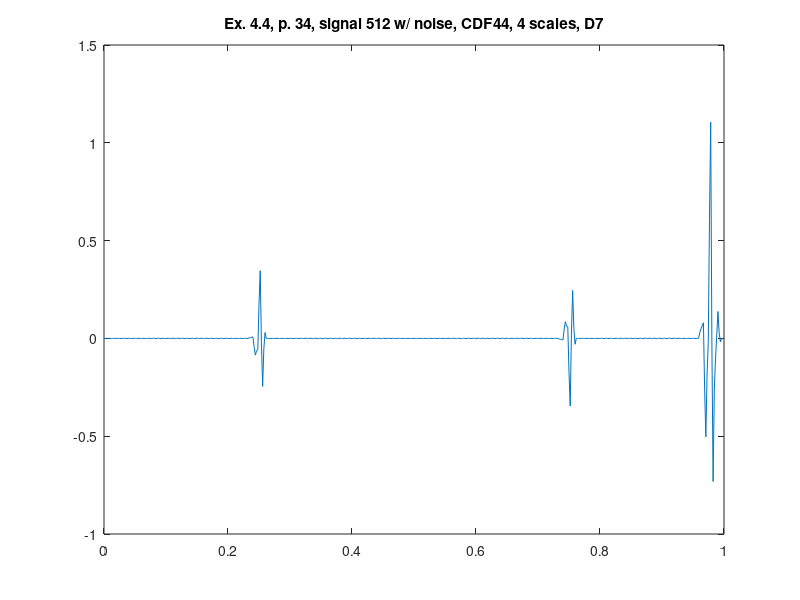

Recreate this plot in MATLAB.
%% ========================================================================
%% Programmatic octave notes on "Ripples in Mathematics" by A. Jensen
%% and A. la Cour-Harbo written with a deep gratitude to the authors for
%% this wonderful text. 
%% 
%% Reconstruction of graphs in ex 4.4, p.34, CDF44, 4 scales, D7.
%%
%% Author: Vladimir Kulyukin
%% 
%% NB: I have tested this code in Octave 4.
%% =========================================================================
t = (1.0/512)*[0:511];

%%y_ex_4_3_chirp_512_p33 = arrayfun(@(x) sin(x*x), t);

y_ex_4_4_512_with_noise_cdf44_d7_p34 = [
1.1344789732962117E-5
-2.7513295059408495E-5
-3.003742259384869E-5
-4.229720463337826E-5
4.887089082395685E-5
1.1232557003114196E-4
-6.71607581664881E-5
-1.8155123962159455E-4
8.592633852095182E-5
2.510826784790672E-4
-1.0363729892420475E-4
-3.190568369264269E-4
1.2215426860587102E-4
3.874217234775658E-4
-1.391157558393719E-4
-4.534897424774872E-4
1.5720578630778887E-4
5.200296854927173E-4
-1.7325445197738737E-4
-5.835552939057573E-4
1.9074332635010983E-4
6.476294773593683E-4
-2.0572461303235127E-4
-7.080008888499195E-4
2.224439038888077E-4
7.689922433288204E-4
-2.3621353360330503E-4
-8.256280482018456E-4
2.520022250328567E-4
8.829491936211292E-4
-2.6442758871817346E-4
-9.353039581153473E-4
2.791336269913001E-4
9.884028605095221E-4
-2.9009506160290375E-4
-0.0010359723796229876
3.0357681953202575E-4
0.0010843376675355228
-3.129687604623051E-4
-0.0011266638207949227
3.2509640134862104E-4
0.0011698297100638563
-3.328283990722694E-4
-0.0012065048734753749
3.434851271043236E-4
0.0012440556529899939
-3.4948271825668034E-4
-0.0012747266246814649
3.5856590331806003E-4
0.001306300659907987
-3.6277132781765764E-4
-0.0013306720616556294
3.7019349387089627E-4
0.0013559652773748009
-3.725662511807652E-4
-0.0013738023992568744
3.782559187093423E-4
0.0013925712079744385
-3.787731578794855E-4
-0.0014037022687563082
3.82675532274701E-4
0.001415765916583973
-3.813322720093569E-4
-0.0014200837180656431
3.834097712726295E-4
0.0014253260254804814
-3.8021894790243296E-4
-0.0014227889848734683
3.8045156458026364E-4
0.0014211594655895395
-3.7544390747840713E-4
-0.0014117920159816423
3.738294013449744E-4
0.001403306363160244
-3.6705313698676964E-4
-0.0013871987182117777
3.6360705661857816E-4
0.001371938653327975
-3.551274441343241E-4
-0.0013492459384653618
3.4988297716932634E-4
0.0013273584242864856
-3.397816798624424E-4
-0.0012982991827588338
3.3278933338430557E-4
0.0012699950080110281
-3.2116363226993483E-4
-0.0012348490961997147
3.1249074639770445E-4
0.0012004008455586044
-2.9945260333280344E-4
-0.0011595067378071232
2.891827026985514E-4
0.0011192461667577933
-2.7485768212810285E-4
-0.001072997695678649
2.630896714889536E-4
0.001027312535528738
-2.476157311919756E-4
-9.76155099180403E-4
2.3446294292342603E-4
9.254853229962075E-4
-2.179891054039517E-4
-8.699115954563145E-4
2.0357820804709967E-4
8.147451808815122E-4
-1.8626312536600126E-4
-7.552903675260927E-4
1.7073290374031524E-4
6.961585972903573E-4
-1.5274332960895598E-4
-6.33395280473078E-4
1.362433482382128E-4
5.708676258480315E-4
-1.1775253208971178E-4
-5.054002506197335E-4
1.0044169481428575E-4
4.400788871004728E-4
-8.162771331641476E-5
-3.725379400729531E-4
0.0029232462000284135
0.005257978481032948
0.0062353424225627665
0.0075764121144864085
-0.046082489030916995
-0.0850041924067233
-0.06362919971672372
-0.05841065804382165
0.17431261240188264
0.34607617449865297
-0.021875021775010536
-0.2452100844001578
-0.05187679742375825
0.02981054176529813
6.716075816654398E-5
1.815512396219168E-4
-8.592633852098417E-5
-2.510826784792878E-4
1.0363729892418442E-4
3.190568369265027E-4
-1.2215426860576496E-4
-3.874217234774119E-4
1.3911575583936932E-4
4.5348974247738297E-4
-1.5720578630781177E-4
-5.200296854927077E-4
1.732544519774356E-4
5.835552939058426E-4
-1.9074332635020088E-4
-6.476294773595786E-4
2.057246130324122E-4
7.08000888850147E-4
-2.2244390388889647E-4
-7.68992243329096E-4
2.3621353360330505E-4
8.256280482019973E-4
-2.520022250327553E-4
-8.829491936210241E-4
2.644275887182256E-4
9.353039581153617E-4
-2.7913362699147684E-4
-9.88402860509849E-4
2.900950616028846E-4
0.0010359723796231537
-3.035768195318755E-4
-0.0010843376675353346
3.1296876046230766E-4
0.0011266638207947995
-3.2509640134866603E-4
-0.0011698297100638778
3.3282839907232783E-4
0.001206504873475498
-3.4348512710442224E-4
-0.0012440556529902376
3.4948271825675716E-4
0.0012747266246817372
-3.5856590331816645E-4
-0.0013063006599083184
3.627713278176854E-4
0.0013306720616558599
-3.701934938708892E-4
-0.0013559652773749032
3.7256625118072694E-4
0.0013738023992568536
-3.782559187092129E-4
-0.0013925712079741947
3.787731578795102E-4
0.001403702268756203
-3.8267553227480167E-4
-0.0014157659165841053
3.813322720094364E-4
0.0014200837180658689
-3.83409771272756E-4
-0.0014253260254808268
3.802189479024888E-4
0.001422788984873759
-3.8045156458030673E-4
-0.001421159465589764
3.754439074783983E-4
0.0014117920159817424
-3.7382940134488506E-4
-0.0014033063631601335
3.670531369867877E-4
0.0013871987182117337
-3.636070566186657E-4
-0.0013719386533281109
3.5512744413431516E-4
0.0013492459384654332
-3.4988297716925554E-4
-0.0013273584242863936
3.39781679862452E-4
0.001298299182758789
-3.327893333843341E-4
-0.0012699950080110592
3.2116363226999327E-4
0.001234849096199838
-3.1249074639784377E-4
-0.0012004008455589186
2.994526033327907E-4
0.0011595067378072843
-2.891827026984308E-4
-0.0011192461667576558
2.748576821280927E-4
0.0010729976956785354
-2.6308967148893253E-4
-0.001027312535528646
2.4761573119207463E-4
9.761550991805261E-4
-2.3446294292366743E-4
-9.254853229967093E-4
2.179891054040152E-4
8.69911595456722E-4
-2.0357820804710357E-4
-8.147451808817251E-4
1.862631253660038E-4
7.552903675261971E-4
-1.7073290374028721E-4
-6.961585972903577E-4
1.5274332960891918E-4
6.333952804730069E-4
-1.3624334823809754E-4
-5.708676258477888E-4
1.1775253208977273E-4
5.054002506196957E-4
-1.0044169481446643E-4
-4.4007888710078443E-4
8.162771331651126E-5
3.725379400733133E-4
-6.367273296263332E-5
-3.0505194809932163E-4
4.471677504165958E-5
2.360878855138161E-4
-2.62905678850447E-5
-1.6708719207869226E-4
7.375189778581254E-6
9.736417555787204E-5
1.1344789732738514E-5
-2.7513295059872577E-5
-3.003742259373948E-5
-4.229720463291381E-5
4.887089082385247E-5
1.1232557003071635E-4
-6.716075816643222E-5
-1.8155123962127224E-4
8.592633852094376E-5
2.5108267847888876E-4
-1.0363729892417172E-4
-3.190568369262847E-4
1.221542686058257E-4
3.874217234774125E-4
-1.391157558393871E-4
-4.5348974247743035E-4
1.5720578630790052E-4
5.200296854928882E-4
-1.732544519773188E-4
-5.835552939057478E-4
1.907433263499406E-4
6.476294773590524E-4
-2.0572461303222683E-4
-7.080008888495121E-4
2.2244390388860208E-4
7.689922433282418E-4
-2.3621353360329486E-4
-8.256280482015043E-4
2.520022250329728E-4
8.829491936211693E-4
-2.6442758871822686E-4
-9.353039581154896E-4
2.7913362699144855E-4
9.884028605098595E-4
-2.9009506160281235E-4
-0.0010359723796230257
3.0357681953172163E-4
0.0010843376675349894
-3.1296876046225426E-4
-0.0011266638207945057
3.250964013486588E-4
0.0011698297100637147
-3.328283990722797E-4
-0.001206504873475337
3.4348512710438874E-4
0.0012440556529900919
-3.49482718256655E-4
-0.0012747266246814837
3.585659033179763E-4
0.0013063006599078441
-3.627713278176323E-4
-0.0013306720616554969
3.701934938709018E-4
0.001355965277374742
-3.725662511807145E-4
-0.0013738023992567608
3.7825591870921556E-4
0.0013925712079741529
-3.787731578795159E-4
-0.0014037022687561943
3.826755322748201E-4
0.0014157659165841348
-3.813322720094482E-4
-0.001420083718065908
3.8340977127278986E-4
0.0014253260254809066
-3.802189479024584E-4
-0.0014227889848737526
3.804515645802105E-4
0.0014211594655895862
-3.7544390747839185E-4
-0.001411792015981623
3.7382940134497673E-4
0.0014033063631602352
-3.6705313698667303E-4
-0.0013871987182116068
3.6360705661839634E-4
0.0013719386533275549
-3.551274441342022E-4
-0.0013492459384649071
3.498829771691211E-4
0.001327358424285886
-3.3978167986250347E-4
-0.0012982991827586066
3.327893333846758E-4
0.0012699950080115804
-3.211636322698282E-4
-0.0012348490961998854
3.124907463972996E-4
0.0012004008455579539
-2.9945260333271204E-4
-0.0011595067378065544
2.891827026985451E-4
0.001119246166757494
-2.7485768212808E-4
-0.001072997695678469
2.6308967148893866E-4
0.0010273125355286226
-2.4761573119204167E-4
-9.761550991804599E-4
2.3446294292354624E-4
9.254853229964599E-4
-2.1798910540411168E-4
-8.699115954567409E-4
2.0357820804743726E-4
8.147451808823377E-4
-1.8626312536596307E-4
-7.552903675265002E-4
1.707329037399998E-4
6.961585972899898E-4
-1.52743329608909E-4
-6.333952804727415E-4
1.362433482381969E-4
5.708676258478351E-4
-1.1775253208977778E-4
-5.054002506197525E-4
1.0044169481450297E-4
4.400788871008755E-4
-8.162771331640461E-5
-3.7253794007318064E-4
-0.002795900734103544
-0.0046478745848352754
-0.006324775972646012
-0.008048587885513355
0.04613507016668725
0.08533836679088062
0.06361444933716667
0.05821592969270613
-0.17433530198134836
-0.3460211479085337
0.02193509662019827
0.24529467880942432
0.051779055642110106
-0.03003519290536073
6.716075816646653E-5
1.8155123962154237E-4
-8.592633852088964E-5
-2.510826784789296E-4
1.036372989242403E-4
3.190568369264079E-4
-1.221542686059975E-4
-3.8742172347778564E-4
1.391157558393782E-4
4.534897424776341E-4
-1.5720578630778128E-4
-5.20029685492774E-4
1.7325445197728578E-4
5.835552939056056E-4
-1.907433263498502E-4
-6.47629477358821E-4
2.0572461303234113E-4
7.080008888495783E-4
-2.22443903888962E-4
-7.689922433289266E-4
2.3621353360327456E-4
8.256280482018836E-4
-2.5200222503271954E-4
-8.829491936209012E-4
2.6442758871820653E-4
9.353039581152621E-4
-2.791336269914479E-4
-9.884028605097476E-4
2.9009506160291903E-4
0.0010359723796231585
-3.035768195320174E-4
-0.001084337667535592
3.12968760462244E-4
0.0011266638207948468
-3.2509640134844995E-4
-0.0011698297100635087
3.3282839907227964E-4
0.0012065048734751854
-3.434851271044294E-4
-0.0012440556529900919
3.494827182567363E-4
0.0012747266246816353
-3.5856590331816775E-4
-0.0013063006599082678
3.627713278176424E-4
0.0013306720616557623
-3.701934938707955E-4
-0.0013559652773746838
3.7256625118072456E-4
0.0013738023992567229
-3.7825591870928077E-4
-0.0013925712079742509
3.7877315787949057E-4
0.0014037022687562132
-3.8267553227475733E-4
-0.0014157659165840281
3.813322720093773E-4
0.0014200837180657188
-3.834097712726707E-4
-0.0014253260254805935
3.8021894790240765E-4
0.0014227889848734874
-3.8045156458019403E-4
-0.0014211594655894207
3.7544390747835135E-4
0.0014117920159814718
-3.7382940134489444E-4
-0.0014033063631600112
3.670531369867239E-4
0.0013871987182115689
-3.6360705661854276E-4
-0.0013719386533278045
3.551274441342986E-4
0.0013492459384652294
-3.4988297716929707E-4
-0.0013273584242863665
3.3978167986246796E-4
0.001298299182758815
-3.3278933338441003E-4
-0.0012699950080112073
3.211636322699146E-4
0.0012348490961997909
-3.124907463976088E-4
-0.0012004008455584686
2.99452603332778E-4
0.0011595067378069905
-2.891827026985396E-4
-0.0011192461667577044
2.7485768212809017E-4
0.001072997695678583
-2.630896714889458E-4
-0.0010273125355286905
2.4761573119197304E-4
9.761550991803745E-4
-2.3446294292337654E-4
-9.254853229961078E-4
2.179891054040736E-4
8.699115954564662E-4
-2.0357820804744163E-4
-8.147451808822075E-4
1.8626312536598088E-4
7.552903675264719E-4
0.028856575846021526
0.0495806149642856
0.06390113776505128
0.07993747759181015
-0.25929795509406417
-0.5033386032416048
-0.18695929677018064
-0.020744064561194417
0.6038656536185586
1.1056489394675648
-0.032555390970335996
-0.7313263640271181
-0.2592253844787885
-0.10085859907125028
0.012313101004278001
0.13759478769637404
0.02900101818187644
-0.016926011712603994
7.375189778483472E-6
9.736417555776304E-5
];

figure;
plot(t, y_ex_4_4_512_with_noise_cdf44_d7_p34);
xlim([0 1]);
title('Ex. 4.4, p. 34, signal 512 w/ noise, CDF44, 4 scales, D7');
